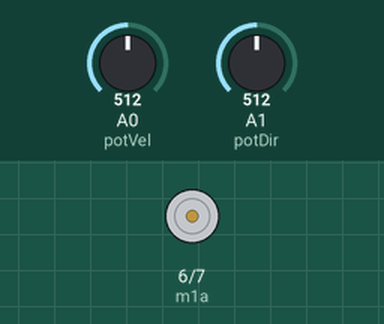
This sketch was run on a simulated Arduino Uno, built with avr-gcc and run on an emulated ATmega328P. Parts: motor-driver pin pairs drawn as motors (green arrow = first pin HIGH = forward, orange = second pin HIGH = backward, longer = more drive, scaled by the enable pin). The test bench sets the inputs (shaded band); at power-on: A1 (potDir) = 512, A0 (potVel) = 512. What the sketch prints to the serial monitor is not drawn.

Above: at 1.2 s.
1.3 s: A1 (potDir) set to 463
2.8 s: A1 (potDir) set to 439
At 3.06 s:
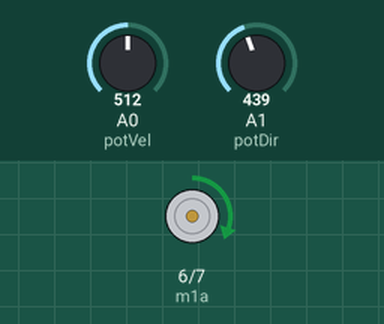
5.8 s: A0 (potVel) set to 560
8.8 s: A0 (potVel) set to 900
At 9.3 s:
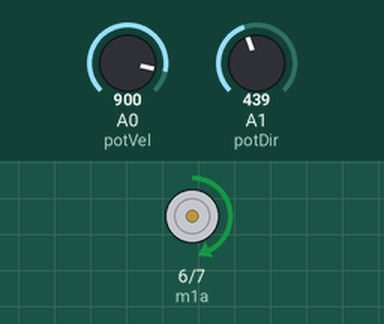
11.8 s: A1 (potDir) set to 460
13.3 s: A0 (potVel) set to 716
Timing chart, 0 to 15.8 s (numbered marks = the images above; inputs shaded):
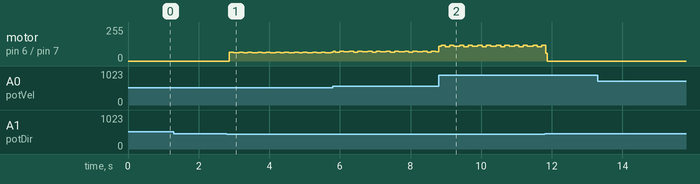

Measured:
- the behaviour switches between 450 and 449 on A1 (potDir) (found by bisection; images 0 and 1)
- after the input at 2.8 s, motor on pin 6 (m1a) / pin 7 (m1b): stopped → forward 66/255 after 0.07 s, then repeats every 0.52 s: forward 62/255 0.16 s, forward 66/255 0.12 s, forward 61/255 0.12 s, forward 66/255 0.12 s

The sketch:

arduino010_proj_v001.ino
```cpp
//Mapeamento de hardware
#define   potVel   A0
#define   potDir   A1
#define   m1a      6
#define   m1b      7
#define   pwm      3

int leituraVel = 0, leituraDir = 0;

//Configuração inicial
void setup()
{
  //Entradas e saídas
   pinMode(potVel, INPUT);
   pinMode(potDir, INPUT);
   pinMode(m1a, OUTPUT);
   pinMode(m1b, OUTPUT);
   pinMode(pwm, OUTPUT);

   Serial.begin(9600);

}

void loop()
{
   leituraVel = analogRead(potVel) / 4;
   leituraDir = analogRead(potDir);


   if(leituraDir < 450)
   {
     analogWrite(pwm, leituraVel);    //Saída PWM para controle de velocidade

     Serial.println(leituraDir);

     digitalWrite(m1a, HIGH);
     digitalWrite(m1b, LOW);
   }

   if(leituraDir > 550)
   {
     analogWrite(pwm, leituraVel);    //Saída PWM para controle de velocidade
      Serial.println(leituraDir);

     digitalWrite(m1a, LOW);
     digitalWrite(m1b, HIGH);
   }

   else
   {
     analogWrite(pwm, leituraVel);    //Saída PWM para controle de velocidade
      Serial.println(leituraDir);
     digitalWrite(m1a, LOW);
     digitalWrite(m1b, LOW);

   }


} //end loop
```
